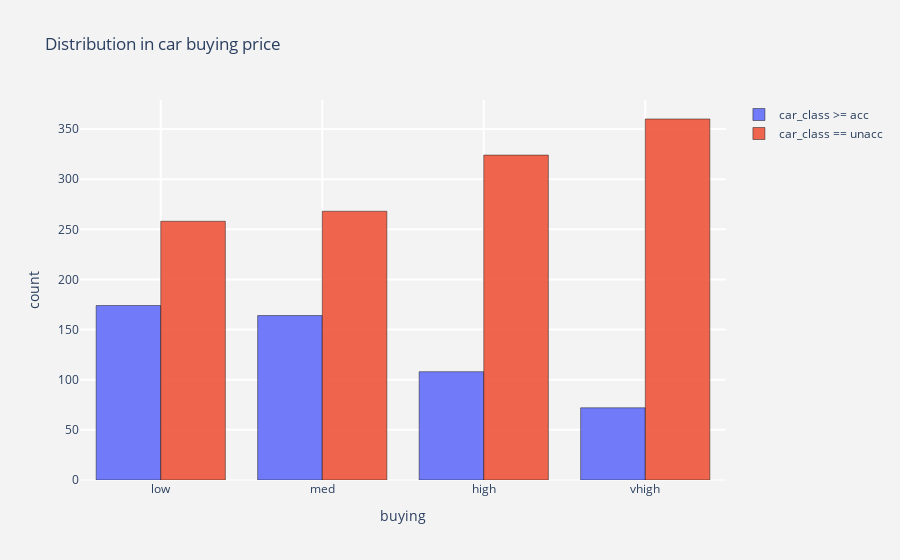
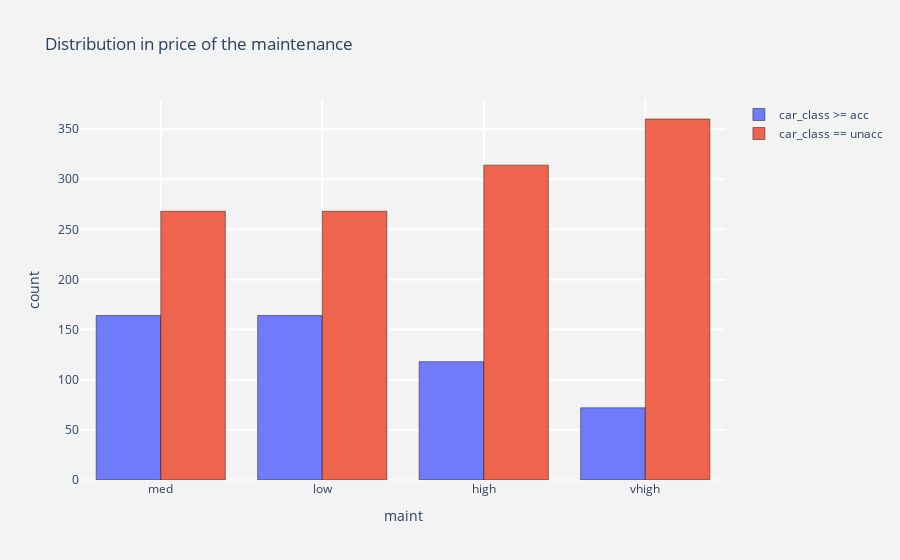
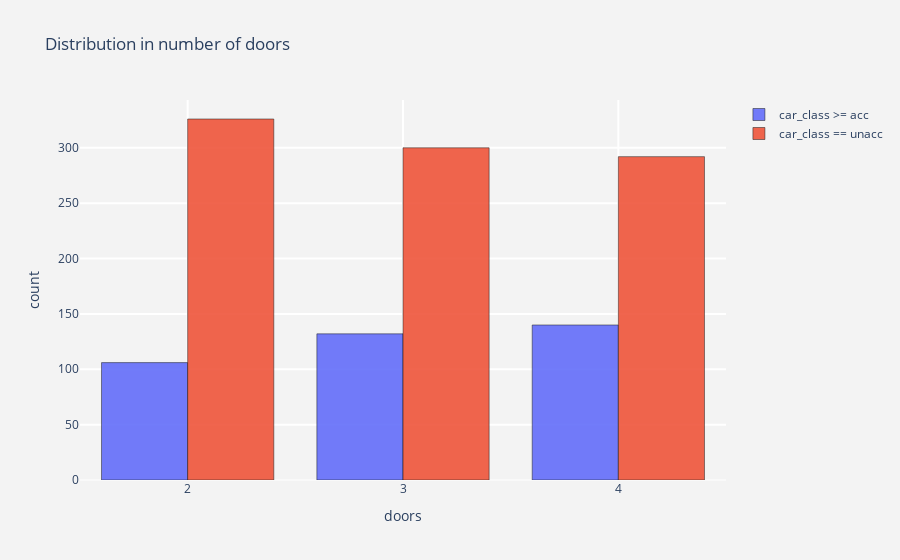

The cell these charts' notebook holds for them, in order:
### Code cell
group_cols=cat_cols
groups_class_ge_accs  = [acc_car_class["buying"].value_counts().reset_index(),
                   acc_car_class["maint"].value_counts().reset_index(),
                   acc_car_class["doors"].value_counts().reset_index(),
                   acc_car_class["persons"].value_counts().reset_index(),
                   acc_car_class["lug_boot"].value_counts().reset_index(),
                   acc_car_class["safety"].value_counts().reset_index()]
groups_class_eq_unaccs =  [unacc_car_class["buying"].value_counts().reset_index(),
                   unacc_car_class["maint"].value_counts().reset_index(),
                   unacc_car_class["doors"].value_counts().reset_index(),
                   unacc_car_class["persons"].value_counts().reset_index(),
                   unacc_car_class["lug_boot"].value_counts().reset_index(),
                   unacc_car_class["safety"].value_counts().reset_index()]
group_count=len(group_cols)

for i in range(group_count):
    groups_class_ge_acc=groups_class_ge_accs[i]
    groups_class_eq_unacc=groups_class_eq_unaccs[i]
    groups_class_ge_acc.columns  = [group_cols[i],"count"]
    groups_class_eq_unacc.columns = [group_cols[i],"count"]

    #bar - car_class_ge_acc
    trace1 = go.Bar(x = groups_class_ge_acc[group_cols[i]]  , y = groups_class_ge_acc["count"],
                name = "car_class >= acc",
                marker = dict(line = dict(width = .5,color = "black")),
                opacity = .9)

    #bar - not car_class_ge_acc
    trace2 = go.Bar(x = groups_class_eq_unacc[group_cols[i]] , y = groups_class_eq_unacc["count"],
                name = "car_class == unacc",
                marker = dict(line = dict(width = .5,color = "black")),
                opacity = .9)

    layout = go.Layout(dict(title = "Distribution in "+get_title(group_cols[i]),
                        plot_bgcolor  = "rgb(243,243,243)",
                        paper_bgcolor = "rgb(243,243,243)",
                        xaxis = dict(gridcolor = 'rgb(255, 255, 255)',
                                     title = group_cols[i],
                                     zerolinewidth=1,ticklen=5,gridwidth=2),
                        yaxis = dict(gridcolor = 'rgb(255, 255, 255)',
                                     title = "count",
                                     zerolinewidth=1,ticklen=5,gridwidth=2),
                       )
                  )
    data_fig = [trace1,trace2]
    fig  = go.Figure(data=data_fig,layout=layout)
    py.iplot(fig)

### Figure 1 — Plotly figure (JSON) as saved in the notebook; plotly's stock layout.template omitted (floating-point values rounded to 4 significant figures)
{"data": [{"marker": {"line": {"color": "black", "width": 0.5}}, "name": "car_class >= acc", "opacity": 0.9, "type": "bar", "x": ["low", "med", "high", "vhigh"], "y": [174, 164, 108, 72]}, {"marker": {"line": {"color": "black", "width": 0.5}}, "name": "car_class == unacc", "opacity": 0.9, "type": "bar", "x": ["vhigh", "high", "med", "low"], "y": [360, 324, 268, 258]}], "layout": {"paper_bgcolor": "rgb(243,243,243)", "plot_bgcolor": "rgb(243,243,243)", "title": {"text": "Distribution in car buying price"}, "xaxis": {"gridcolor": "rgb(255, 255, 255)", "gridwidth": 2, "ticklen": 5, "title": {"text": "buying"}, "zerolinewidth": 1}, "yaxis": {"gridcolor": "rgb(255, 255, 255)", "gridwidth": 2, "ticklen": 5, "title": {"text": "count"}, "zerolinewidth": 1}}}

### Figure 2 — Plotly figure (JSON) as saved in the notebook; plotly's stock layout.template omitted (floating-point values rounded to 4 significant figures)
{"data": [{"marker": {"line": {"color": "black", "width": 0.5}}, "name": "car_class >= acc", "opacity": 0.9, "type": "bar", "x": ["med", "low", "high", "vhigh"], "y": [164, 164, 118, 72]}, {"marker": {"line": {"color": "black", "width": 0.5}}, "name": "car_class == unacc", "opacity": 0.9, "type": "bar", "x": ["vhigh", "high", "med", "low"], "y": [360, 314, 268, 268]}], "layout": {"paper_bgcolor": "rgb(243,243,243)", "plot_bgcolor": "rgb(243,243,243)", "title": {"text": "Distribution in price of the maintenance"}, "xaxis": {"gridcolor": "rgb(255, 255, 255)", "gridwidth": 2, "ticklen": 5, "title": {"text": "maint"}, "zerolinewidth": 1}, "yaxis": {"gridcolor": "rgb(255, 255, 255)", "gridwidth": 2, "ticklen": 5, "title": {"text": "count"}, "zerolinewidth": 1}}}

### Figure 3 — Plotly figure (JSON) as saved in the notebook; plotly's stock layout.template omitted (floating-point values rounded to 4 significant figures)
{"data": [{"marker": {"line": {"color": "black", "width": 0.5}}, "name": "car_class >= acc", "opacity": 0.9, "type": "bar", "x": ["5more", "4", "3", "2"], "y": [140, 140, 132, 106]}, {"marker": {"line": {"color": "black", "width": 0.5}}, "name": "car_class == unacc", "opacity": 0.9, "type": "bar", "x": ["2", "3", "5more", "4"], "y": [326, 300, 292, 292]}], "layout": {"paper_bgcolor": "rgb(243,243,243)", "plot_bgcolor": "rgb(243,243,243)", "title": {"text": "Distribution in number of doors"}, "xaxis": {"gridcolor": "rgb(255, 255, 255)", "gridwidth": 2, "ticklen": 5, "title": {"text": "doors"}, "zerolinewidth": 1}, "yaxis": {"gridcolor": "rgb(255, 255, 255)", "gridwidth": 2, "ticklen": 5, "title": {"text": "count"}, "zerolinewidth": 1}}}
